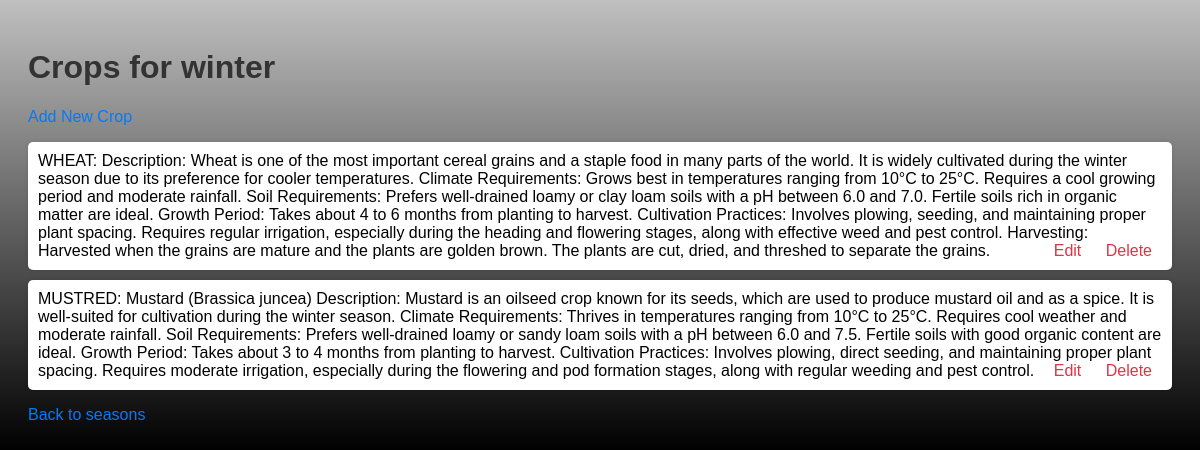
Screenshot of /season/4/ with the database file from the repository.
### crops/models.py (models this page shows, shortened)
class Season(models.Model):
    name = models.CharField(max_length=100)

class Crop(models.Model):
    name = models.CharField(max_length=100)
    season = models.ForeignKey(Season, on_delete=models.CASCADE)
    description = models.TextField()

### crops/views.py (the view)
# urls.py: path('season/<int:season_id>/', views.season_detail, name='season_detail'),
def season_detail(request, season_id):
    season = get_object_or_404(Season, id=season_id)
    crops = Crop.objects.filter(season=season)
    return render(request, 'crops/season_detail.html', {'season': season, 'crops': crops})

### crops/templates/crops/season_detail.html (shortened to what this page needs)
<!DOCTYPE html>
<html>
<head>
</head>
<body>
    <h1>Crops for {{ season.name }}</h1>
    <a href="{% url 'create_crop' season.id %}">Add New Crop</a>
    <ul>
        {% for crop in crops %}
            <li>
                {{ crop.name }}: {{ crop.description }}
                <span class="actions">
                    <a href="{% url 'update_crop' season.id crop.id %}">Edit</a>
                    <a href="{% url 'delete_crop' season.id crop.id %}">Delete</a>
                </span>
            </li>
        {% endfor %}
    </ul>
    <a href="{% url 'home' %}">Back to seasons</a>
</body>
</html>

### crops/templates/crops/season_detail.html (style rules this page uses)
body { font-family: Arial, sans-serif; background: linear-gradient(to bottom, silver, black); padding: 20px; }
h1 { color: #333; }
a { color: #007bff; text-decoration: none; margin-right: 10px; }
ul { list-style-type: none; padding: 0; }
li { background-color: #fff; padding: 10px; border-radius: 5px; box-shadow: 0 0 5px rgba(0,0,0,0.1); margin-bottom: 10px; }
.actions { float: right; }
.actions a { color: #dc3545; margin-left: 10px; }

### rows the page displays
Season: name "winter"
Crop: name "WHEAT", description "Description: Wheat is one of the most important cereal grains and a staple food in many parts of the world. It is widely cultivated during the winter season due to its preference for cooler temperatures. Climate Requirements: Grows best in temperatures ranging from 10°C to 25°C. Requires a cool growing period and moderate rainfall. Soil Requirements: Prefers well-drained loamy or clay loam soils with a pH between 6.0 and 7.0. Fertile soils rich in organic matter are ideal. Growth Period: Takes about 4 to 6 months from planting to harvest. Cultivation Practices: Involves plowing, seeding, and maintaining proper plant spacing. Requires regular irrigation, especially during the heading and…"
Crop: name "MUSTRED", description "Mustard (Brassica juncea) Description: Mustard is an oilseed crop known for its seeds, which are used to produce mustard oil and as a spice. It is well-suited for cultivation during the winter season. Climate Requirements: Thrives in temperatures ranging from 10°C to 25°C. Requires cool weather and moderate rainfall. Soil Requirements: Prefers well-drained loamy or sandy loam soils with a pH between 6.0 and 7.5. Fertile soils with good organic content are ideal. Growth Period: Takes about 3 to 4 months from planting to harvest. Cultivation Practices: Involves plowing, direct seeding, and maintaining proper plant spacing. Requires moderate irrigation, especially during the flowering and pod…"
